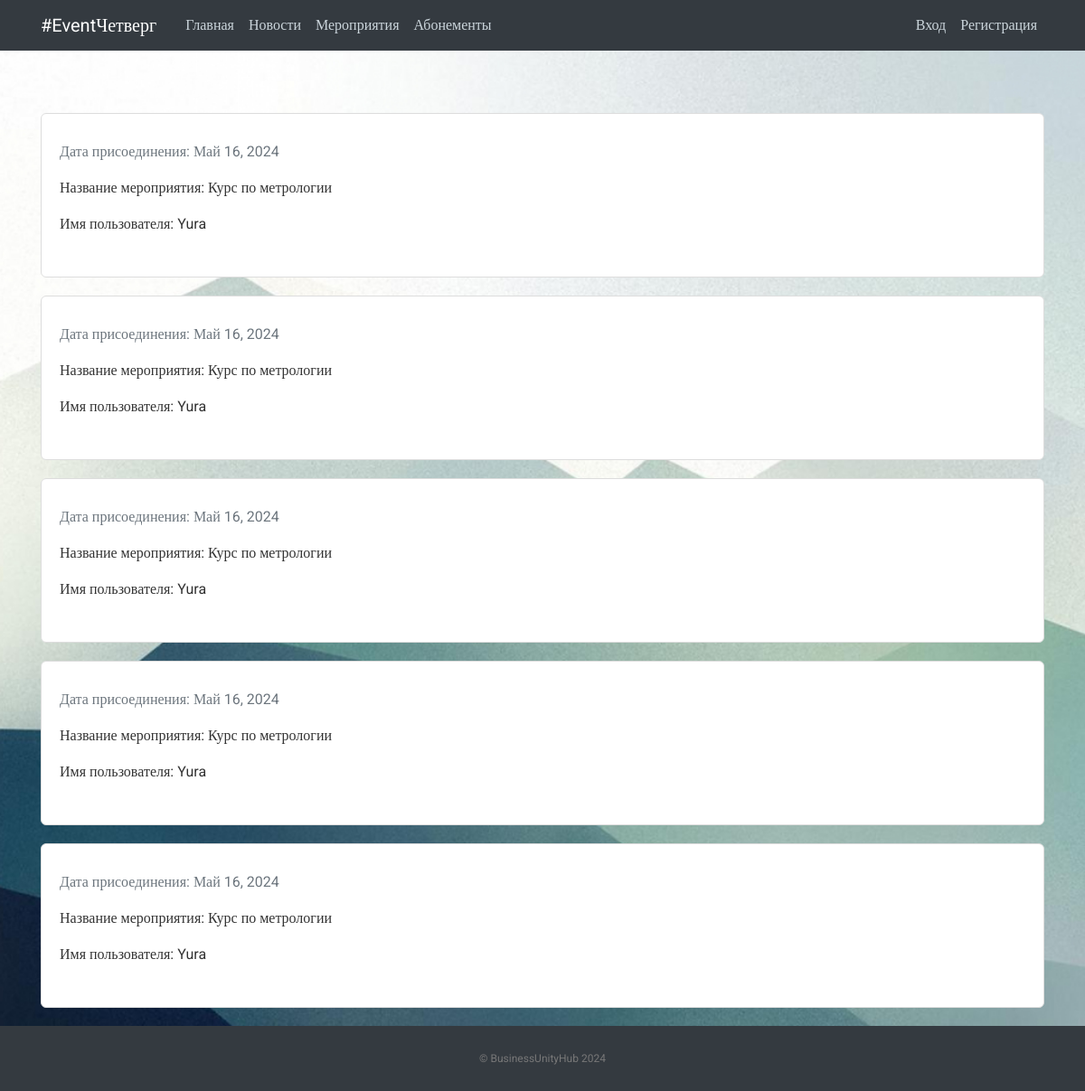
/view_event_members/, run on an earlier commit of the app's database.
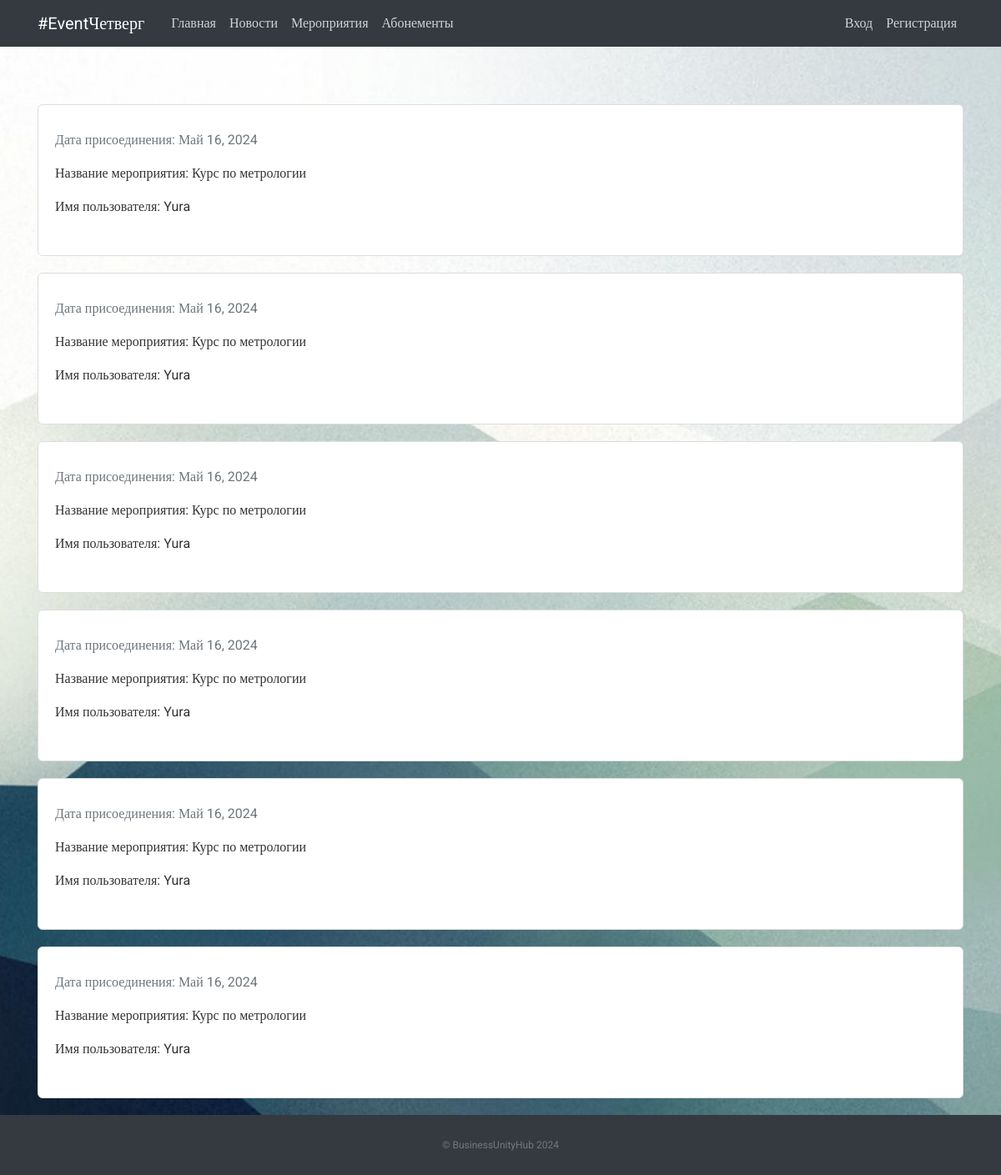
And on a later commit of the database.
### vkr/models.py (models this page shows, shortened)
class EventMembers(models.Model):
    id = models.IntegerField(primary_key=True)
    event = models.IntegerField(default=1,blank=True, null=True)
    user = models.IntegerField(default=1,blank=True, null=True)
    enjoy_date = models.DateTimeField(default=timezone.now)
    user_prof = models.ForeignKey(
        User,
        blank=True,
        null=True,
        on_delete=models.CASCADE
    )

class Event (models.Model):
    title = models.CharField(max_length=100)
    content = models.TextField()
    date_posted = models.DateTimeField(default=timezone.now)
    is_active = models.BooleanField(default=True)
    event_date = models.DateTimeField(default=timezone.now)
    event_price = models.IntegerField(default=1000)

### vkr/views.py (the view)
# urls.py: path('view_event_members/', views.view_event_members, name='vkr-view_event_members'),
def view_event_members(request):
    members = EventMembers.objects.all().order_by('enjoy_date')
    event_pack = []
    for el in members:
        try:
            event_pack.append({
                'event_id': el.event,
                'enjoy_date': el.enjoy_date,
                'event_name': Event.objects.get(id=el.event).title,
                'event_member': User.objects.get(id=el.user).username,
                'user_prof': el.user_prof,
            })
        except:
            print(el.event, el.enjoy_date)
    return render(request, 'vkr/event_members.html', {'event_pack': event_pack})

### vkr/templates/vkr/event_members.html (shortened to what this page needs)
{% extends "vkr/base.html" %}
{% block content %}
    {% for event in event_pack %}
    <article class="media content-section">
    <div class="media-body">
        <p class="text-muted">
            Дата присоединения: {{ event.enjoy_date|date:"F d, Y" }}
        </p>
        <p>Название мероприятия: {{ event.event_name }}</p>
        <p>Имя пользователя: {{ event.event_member }}</p>
    </div>
    </article>
    {% endfor %}
{% endblock content %}

What changed in the data, as far as the page shows it:
added EventMembers: enjoy_date "Май 16, 2024"
Also different on the page:
new list line: "Дата присоединения: Название мероприятия: Имя пользователя:"
new list line: "Май 16, 2024"
new list line: "Курс по метрологии"
new list line: "Yura"
